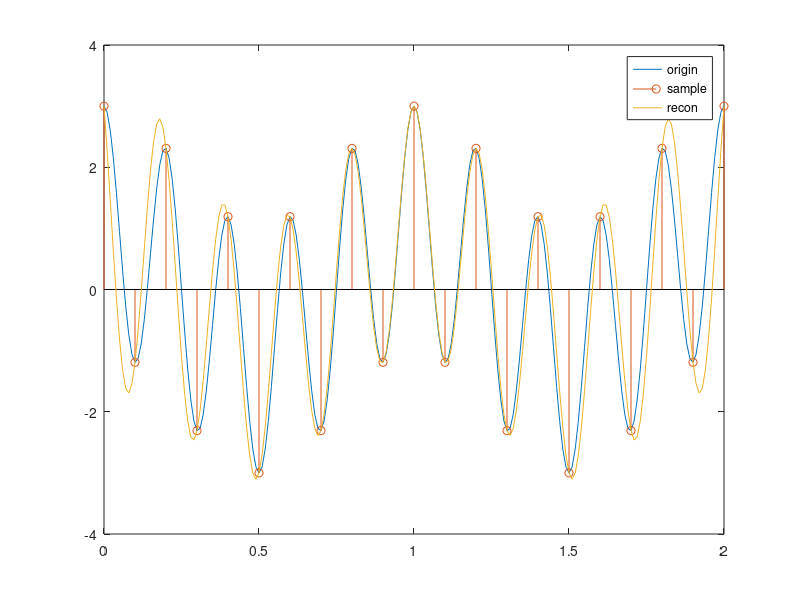

Write the MATLAB code that produced this figure.
clear

A=2;
fm=5;

ts=0.01;
t=0:ts:2;

x=A*cos(2*pi*fm*t)+cos(2*pi*t);


figure(1)
plot(t,x);

fs=10;
ts_2=1/fs;

sample_step=floor(ts_2/ts);

t2=0:ts_2:2;

x_s(1)=x(1);
for i=1:length(t2)-1
    x_s(i+1)=x(1+i*sample_step);
end

hold on
stem(t2,x_s);

y=zeros(length(t2), length(t));
for i=1:length(t2)
    y(i,:)=x_s(i)*sinc((t-(i-1)*ts_2)/ts_2);
end
y=sum(y);
plot(t,y);legend('origin','sample','recon');

